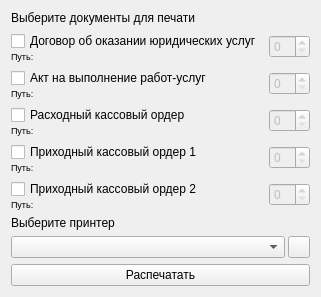
<?xml version="1.0" encoding="UTF-8"?>
<ui version="4.0">
 <class>PrintDocxWindow</class>
 <widget class="QWidget" name="PrintDocxWindow">
  <property name="geometry">
   <rect>
    <x>0</x>
    <y>0</y>
    <width>219</width>
    <height>223</height>
   </rect>
  </property>
  <property name="windowTitle">
   <string>Распечатать</string>
  </property>
  <property name="windowIcon">
   <iconset resource="../resources/resources.qrc">
    <normaloff>:/images/pngs/main-icon.png</normaloff>:/images/pngs/main-icon.png</iconset>
  </property>
  <layout class="QGridLayout" name="gl_main">
   <item row="1" column="0">
    <widget class="QWidget" name="w_contract" native="true">
     <layout class="QGridLayout" name="gl_contract">
      <property name="leftMargin">
       <number>0</number>
      </property>
      <property name="topMargin">
       <number>0</number>
      </property>
      <property name="rightMargin">
       <number>0</number>
      </property>
      <property name="bottomMargin">
       <number>0</number>
      </property>
      <property name="verticalSpacing">
       <number>0</number>
      </property>
      <item row="0" column="0">
       <widget class="QCheckBox" name="cb_contract">
        <property name="text">
         <string>Договор об оказании юридических услуг</string>
        </property>
       </widget>
      </item>
      <item row="1" column="0">
       <widget class="QLabel" name="l_contract_path">
        <property name="font">
         <font>
          <pointsize>7</pointsize>
         </font>
        </property>
        <property name="text">
         <string>Путь:</string>
        </property>
       </widget>
      </item>
     </layout>
    </widget>
   </item>
   <item row="3" column="0">
    <widget class="QWidget" name="w_coef" native="true">
     <layout class="QGridLayout" name="gl_coef">
      <property name="leftMargin">
       <number>0</number>
      </property>
      <property name="topMargin">
       <number>0</number>
      </property>
      <property name="rightMargin">
       <number>0</number>
      </property>
      <property name="bottomMargin">
       <number>0</number>
      </property>
      <property name="verticalSpacing">
       <number>0</number>
      </property>
      <item row="1" column="0">
       <widget class="QLabel" name="l_coef_path">
        <property name="font">
         <font>
          <pointsize>7</pointsize>
         </font>
        </property>
        <property name="text">
         <string>Путь:</string>
        </property>
       </widget>
      </item>
      <item row="0" column="0">
       <widget class="QCheckBox" name="cb_coef">
        <property name="text">
         <string>Расходный кассовый ордер</string>
        </property>
       </widget>
      </item>
     </layout>
    </widget>
   </item>
   <item row="2" column="0">
    <widget class="QWidget" name="w_act" native="true">
     <layout class="QGridLayout" name="gl_act">
      <property name="leftMargin">
       <number>0</number>
      </property>
      <property name="topMargin">
       <number>0</number>
      </property>
      <property name="rightMargin">
       <number>0</number>
      </property>
      <property name="bottomMargin">
       <number>0</number>
      </property>
      <property name="verticalSpacing">
       <number>0</number>
      </property>
      <item row="1" column="0">
       <widget class="QLabel" name="l_act_path">
        <property name="font">
         <font>
          <pointsize>7</pointsize>
         </font>
        </property>
        <property name="text">
         <string>Путь:</string>
        </property>
       </widget>
      </item>
      <item row="0" column="0">
       <widget class="QCheckBox" name="cb_act">
        <property name="text">
         <string>Акт на выполнение работ-услуг</string>
        </property>
       </widget>
      </item>
     </layout>
    </widget>
   </item>
   <item row="4" column="0">
    <widget class="QWidget" name="w_corf1" native="true">
     <layout class="QGridLayout" name="gl_corf1">
      <property name="leftMargin">
       <number>0</number>
      </property>
      <property name="topMargin">
       <number>0</number>
      </property>
      <property name="rightMargin">
       <number>0</number>
      </property>
      <property name="bottomMargin">
       <number>0</number>
      </property>
      <property name="verticalSpacing">
       <number>0</number>
      </property>
      <item row="1" column="0">
       <widget class="QLabel" name="l_corf1_path">
        <property name="font">
         <font>
          <pointsize>7</pointsize>
         </font>
        </property>
        <property name="text">
         <string>Путь:</string>
        </property>
       </widget>
      </item>
      <item row="0" column="0">
       <widget class="QCheckBox" name="cb_corf1">
        <property name="text">
         <string>Приходный кассовый ордер 1</string>
        </property>
       </widget>
      </item>
     </layout>
    </widget>
   </item>
   <item row="15" column="0" colspan="2">
    <widget class="QWidget" name="w_printers" native="true">
     <layout class="QHBoxLayout" name="hl_printers">
      <property name="spacing">
       <number>3</number>
      </property>
      <property name="leftMargin">
       <number>0</number>
      </property>
      <property name="topMargin">
       <number>0</number>
      </property>
      <property name="rightMargin">
       <number>0</number>
      </property>
      <property name="bottomMargin">
       <number>0</number>
      </property>
      <item>
       <widget class="QComboBox" name="cmb_printers">
        <property name="enabled">
         <bool>true</bool>
        </property>
        <property name="minimumSize">
         <size>
          <width>0</width>
          <height>22</height>
         </size>
        </property>
       </widget>
      </item>
      <item>
       <widget class="QPushButton" name="pb_refresh_printers">
        <property name="enabled">
         <bool>true</bool>
        </property>
        <property name="minimumSize">
         <size>
          <width>22</width>
          <height>22</height>
         </size>
        </property>
        <property name="maximumSize">
         <size>
          <width>22</width>
          <height>22</height>
         </size>
        </property>
        <property name="toolTip">
         <string>Обновить</string>
        </property>
        <property name="icon">
         <iconset resource="../resources/resources.qrc">
          <normaloff>:/icons/icons/refresh.ico</normaloff>:/icons/icons/refresh.ico</iconset>
        </property>
        <property name="iconSize">
         <size>
          <width>16</width>
          <height>16</height>
         </size>
        </property>
       </widget>
      </item>
     </layout>
    </widget>
   </item>
   <item row="5" column="0">
    <widget class="QWidget" name="w_corf2" native="true">
     <layout class="QGridLayout" name="gl_corf2">
      <property name="leftMargin">
       <number>0</number>
      </property>
      <property name="topMargin">
       <number>0</number>
      </property>
      <property name="rightMargin">
       <number>0</number>
      </property>
      <property name="bottomMargin">
       <number>0</number>
      </property>
      <property name="verticalSpacing">
       <number>0</number>
      </property>
      <item row="1" column="0">
       <widget class="QLabel" name="l_corf2_path">
        <property name="font">
         <font>
          <pointsize>7</pointsize>
         </font>
        </property>
        <property name="text">
         <string>Путь:</string>
        </property>
       </widget>
      </item>
      <item row="0" column="0">
       <widget class="QCheckBox" name="cb_corf2">
        <property name="text">
         <string>Приходный кассовый ордер 2</string>
        </property>
       </widget>
      </item>
     </layout>
    </widget>
   </item>
   <item row="0" column="0" colspan="2">
    <widget class="QLabel" name="l_choose_docs">
     <property name="text">
      <string>Выберите документы для печати</string>
     </property>
    </widget>
   </item>
   <item row="16" column="0" colspan="2">
    <widget class="QPushButton" name="pb_print">
     <property name="minimumSize">
      <size>
       <width>0</width>
       <height>22</height>
      </size>
     </property>
     <property name="maximumSize">
      <size>
       <width>16777215</width>
       <height>22</height>
      </size>
     </property>
     <property name="text">
      <string>Распечатать</string>
     </property>
    </widget>
   </item>
   <item row="14" column="0">
    <widget class="QLabel" name="l_choose_printer">
     <property name="text">
      <string>Выберите принтер</string>
     </property>
    </widget>
   </item>
   <item row="1" column="1">
    <widget class="QSpinBox" name="sb_contract_count">
     <property name="enabled">
      <bool>false</bool>
     </property>
     <property name="sizePolicy">
      <sizepolicy hsizetype="Fixed" vsizetype="Fixed">
       <horstretch>0</horstretch>
       <verstretch>0</verstretch>
      </sizepolicy>
     </property>
    </widget>
   </item>
   <item row="3" column="1">
    <widget class="QSpinBox" name="sb_coef_count">
     <property name="enabled">
      <bool>false</bool>
     </property>
     <property name="sizePolicy">
      <sizepolicy hsizetype="Fixed" vsizetype="Fixed">
       <horstretch>0</horstretch>
       <verstretch>0</verstretch>
      </sizepolicy>
     </property>
    </widget>
   </item>
   <item row="4" column="1">
    <widget class="QSpinBox" name="sb_corf1_count">
     <property name="enabled">
      <bool>false</bool>
     </property>
     <property name="sizePolicy">
      <sizepolicy hsizetype="Fixed" vsizetype="Fixed">
       <horstretch>0</horstretch>
       <verstretch>0</verstretch>
      </sizepolicy>
     </property>
    </widget>
   </item>
   <item row="2" column="1">
    <widget class="QSpinBox" name="sb_act_count">
     <property name="enabled">
      <bool>false</bool>
     </property>
     <property name="sizePolicy">
      <sizepolicy hsizetype="Fixed" vsizetype="Fixed">
       <horstretch>0</horstretch>
       <verstretch>0</verstretch>
      </sizepolicy>
     </property>
    </widget>
   </item>
   <item row="5" column="1">
    <widget class="QSpinBox" name="sb_corf2_count">
     <property name="enabled">
      <bool>false</bool>
     </property>
     <property name="sizePolicy">
      <sizepolicy hsizetype="Fixed" vsizetype="Fixed">
       <horstretch>0</horstretch>
       <verstretch>0</verstretch>
      </sizepolicy>
     </property>
    </widget>
   </item>
  </layout>
 </widget>
 <tabstops>
  <tabstop>cb_contract</tabstop>
  <tabstop>sb_contract_count</tabstop>
  <tabstop>cb_act</tabstop>
  <tabstop>sb_act_count</tabstop>
  <tabstop>cb_coef</tabstop>
  <tabstop>sb_coef_count</tabstop>
  <tabstop>cb_corf1</tabstop>
  <tabstop>sb_corf1_count</tabstop>
  <tabstop>cb_corf2</tabstop>
  <tabstop>sb_corf2_count</tabstop>
  <tabstop>cmb_printers</tabstop>
  <tabstop>pb_print</tabstop>
  <tabstop>pb_refresh_printers</tabstop>
 </tabstops>
 <resources>
  <include location="../resources/resources.qrc"/>
 </resources>
 <connections/>
</ui>
